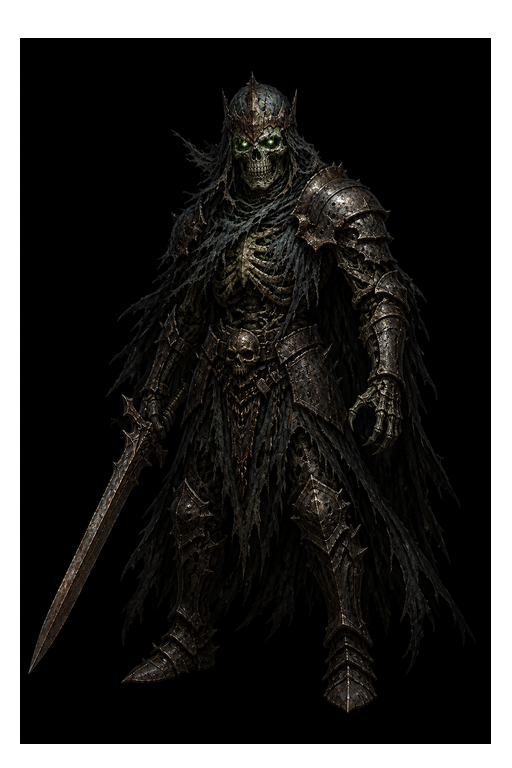
#> input picture btt-web-playtest/assets/actors/generated/v80/skeleton-warrior-idle-v80.png, 512 x 768 px, found by its file name; the run also reads 1 picture not shown here
$ python install-combat-art.py
#> lines starting #> are read from the running program, lines starting #| are printed output that depends on the picture
#!/usr/bin/env python3
"""Install AI-generated combat art from artifacts into game assets."""

from __future__ import annotations

import shutil
from pathlib import Path

from PIL import Image

ROOT = Path(__file__).resolve().parents[1]
ARTIFACTS = Path("/opt/cursor/artifacts/assets")
ACTOR_DIR = ROOT / "assets/actors/generated/v80"
POSE_DIR = ROOT / "assets/portraits/player/poses/base"
ENEMY_DIR = ROOT / "assets/portraits/enemies"
COMPOSITE_DIR = ROOT / "assets/portraits/player/composites"

ENEMY_MAP = {
    "skeleton-warrior-idle-v80.png": "skeleton-warrior-idle-v80.png",
    "skeleton-warrior-attack-v80.png": "skeleton-warrior-attack-v80.png",
    "skeleton-warrior-hurt-v80.png": "skeleton-warrior-hurt-v80.png",
    "wolf-stalker-idle-v80.png": "wolf-stalker-idle-v80.png",
    "wolf-stalker-attack-v80.png": "wolf-stalker-attack-v80.png",
    "wolf-stalker-hurt-v80.png": "wolf-stalker-hurt-v80.png",
    "cultist-bandit-idle-v80.png": "cultist-bandit-idle-v80.png",
    "cultist-bandit-attack-v80.png": "cultist-bandit-attack-v80.png",
    "cultist-bandit-hurt-v80.png": "cultist-bandit-hurt-v80.png",
    "elite-corrupted-knight-idle-v80.png": "elite-corrupted-knight-idle-v80.png",
    "elite-corrupted-knight-attack-v80.png": "elite-corrupted-knight-attack-v80.png",
    "elite-corrupted-knight-hurt-v80.png": "elite-corrupted-knight-hurt-v80.png",
    "companion-scout-idle-v80.png": "companion-scout-idle-v80.png",
    "companion-armored-idle-v80.png": "companion-armored-idle-v80.png",
}

PLAYER_MAP = {
    "player-combat-idle-v80.png": "player-combat-idle-v80.png",
    "player-melee-slash-v80.png": "player-melee-slash-v80.png",
    "player-thrust-attack-v80.png": "player-thrust-attack-v80.png",
    "player-ranged-attack-v80.png": "player-ranged-attack-v80.png",
    "player-cast-attack-v80.png": "player-cast-attack-v80.png",
    "player-block-v80.png": "player-block-v80.png",
    "player-hurt-v80.png": "player-hurt-v80.png",
    "player-defeated-v80.png": "player-defeated-v80.png",
}

DEFEATED_SOURCES = {
    "skeleton": "skeleton-warrior-hurt-v80.png",
    "wolf": "wolf-stalker-hurt-v80.png",
    "bandit": "cultist-bandit-hurt-v80.png",
    "cultist": "cultist-bandit-hurt-v80.png",
    "corrupted_knight": "elite-corrupted-knight-hurt-v80.png",
}


def normalize_sprite(src: Path, dst: Path, size: tuple[int, int] = (512, 768)) -> None:
#> called with size = (512, 768)
  img = Image.open(src).convert("RGBA")
#> img is the input picture: PIL image 512x768 RGBA; mean R, G, B, A 8.9, 8.1, 6.6, 215.6
  img = img.resize(size, Image.Resampling.LANCZOS)
  dst.parent.mkdir(parents=True, exist_ok=True)
  img.save(dst, "PNG", optimize=True)
  print(f"  {dst.relative_to(ROOT)} ({dst.stat().st_size // 1024}KB)")


def make_defeated(src: Path, dst: Path) -> None:
  img = Image.open(src).convert("RGBA")
  w, h = img.size
#> w = 512; h = 768
  fallen = img.rotate(78, resample=Image.Resampling.BICUBIC, expand=True)
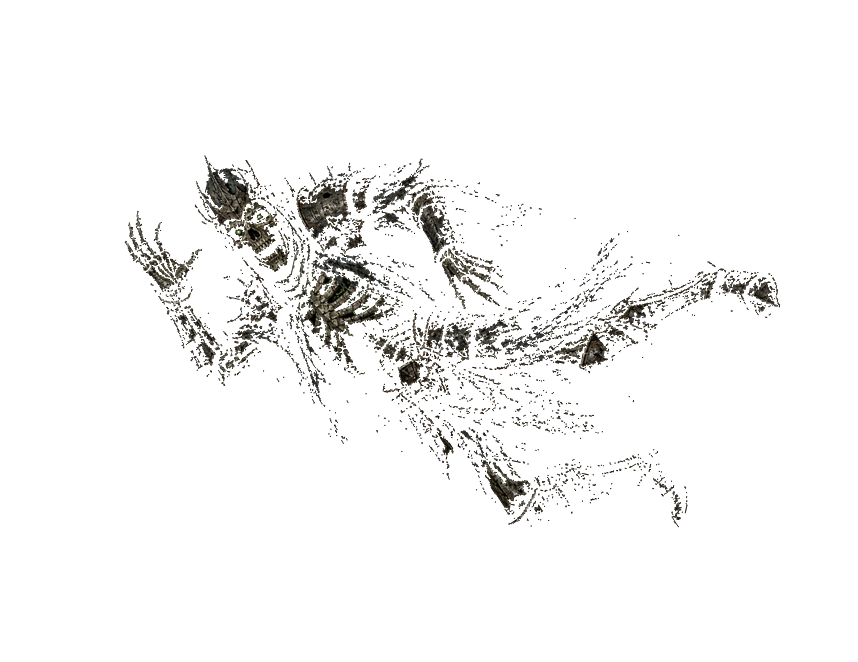
#> fallen: PIL image 858x662 RGBA; mean R, G, B, A 4.3, 4, 3.3, 12.9; transparent parts drawn white
  fw, fh = fallen.size
#> fw = 858; fh = 662
  crop = fallen.crop(((fw - w) // 2, fh - int(h * 0.55), (fw + w) // 2, fh))
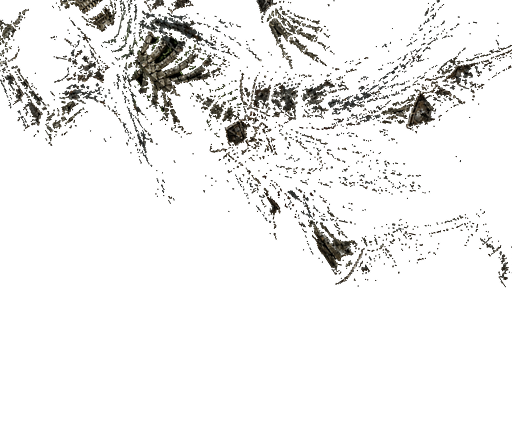
#> crop: PIL image 512x422 RGBA; mean R, G, B, A 7.6, 7.2, 5.9, 22.5; transparent parts drawn white
  out = crop.resize((512, 400), Image.Resampling.LANCZOS)
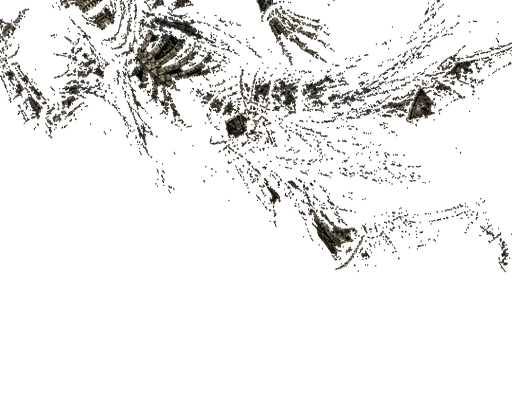
#> out: PIL image 512x400 RGBA; mean R, G, B, A 9.4, 8.8, 7.1, 22.8; transparent parts drawn white
  overlay = Image.new("RGBA", out.size, (0, 0, 0, 80))
  out = Image.blend(out, overlay, 0.35)
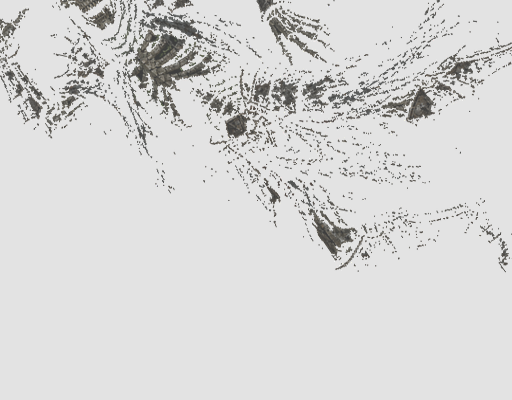
#> out: PIL image 512x400 RGBA; mean R, G, B, A 6, 5.6, 4.6, 42.7; transparent parts drawn white
  dst.parent.mkdir(parents=True, exist_ok=True)
  out.save(dst, "PNG", optimize=True)
#> (the run stopped early here; a loop or call above may not have finished)
